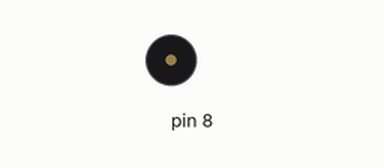
Bench run of a sketch on a simulated Arduino Uno, built with avr-gcc and run on an emulated ATmega328P. Shown: buzzer (waves = sounding).

Above: at 0.3 s.
Timing chart, 0 to 1.8 s (numbered marks = the images above):
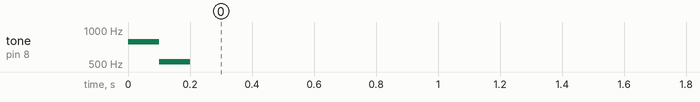

The sketch:

week08_Arduino_G5_C5.ino
```cpp
void setup() {
  // put your setup code here, to run once:
  Serial.begin(9600);
  pinMode(8,OUTPUT);
  tone(8,784,100);
  delay(100);
  tone(8,523,100);
  delay(100);
}
void serialEvent(){
  while(Serial.avaliable()){
    char now = Serial.read();
    if(now=='R'){
      tone(8,784,100);
      delay(100);
      tone(8,523,100);
      delay(100);
    }else{
      tone(8,523,100);
      delay(100);
      tone(8,784,100);
      delay(100);
    }
  }
}


void loop() {
  // put your main code here, to run repeatedly:

}
```
